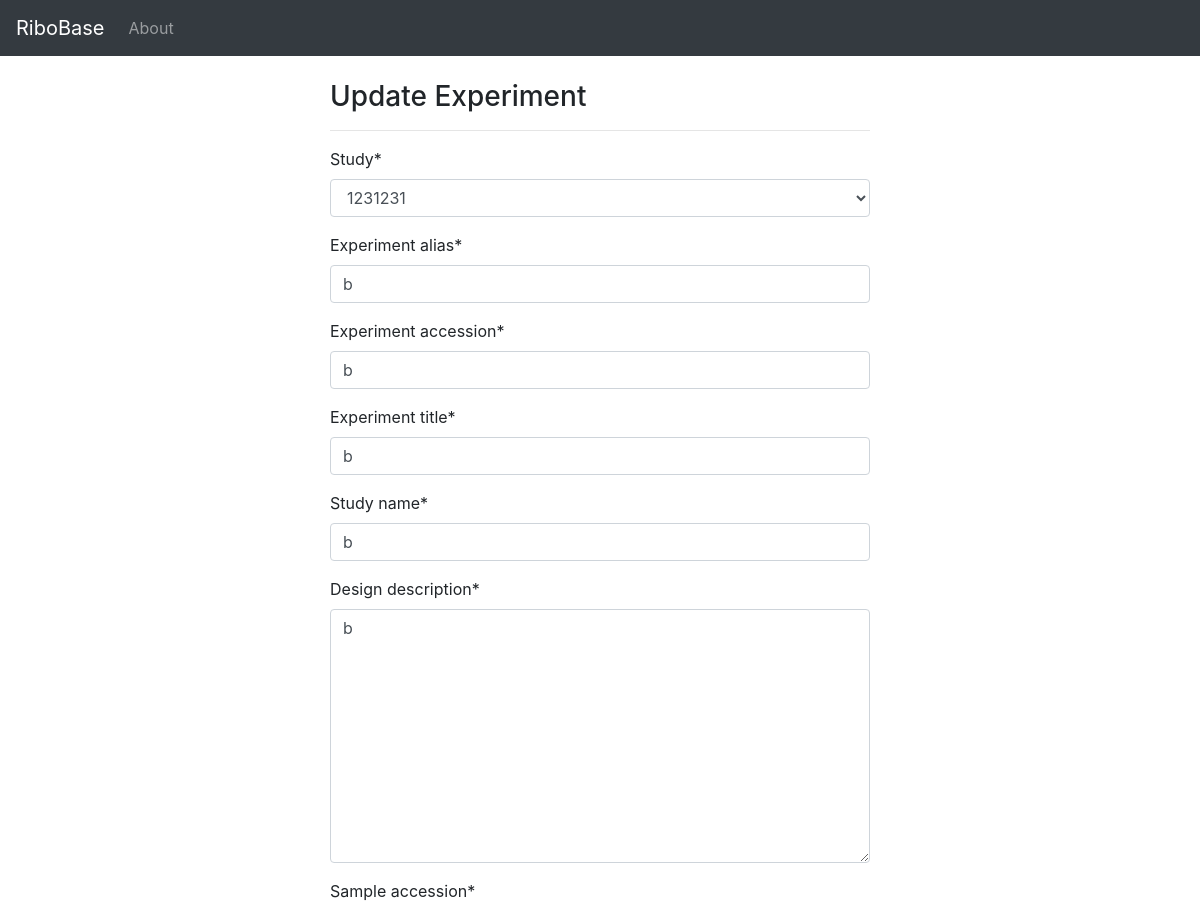
/UpdateExperiment/1 (upper part), run on an earlier commit of the app's database.
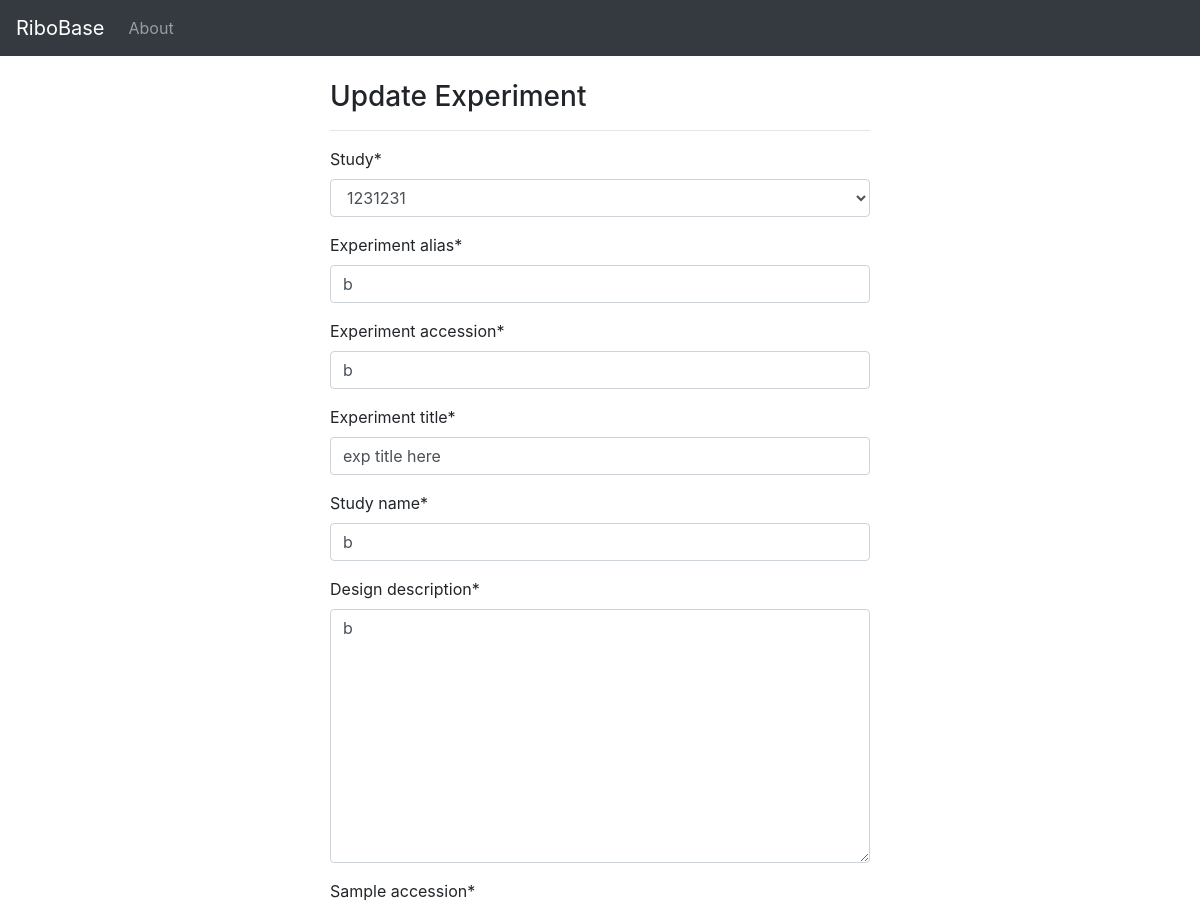
And on a later commit of the database.
### project/models.py (models this page shows, shortened)
class Experiment(models.Model):
    study = models.ForeignKey('Study',blank = False,on_delete = models.CASCADE)
    experiment_alias = models.CharField(max_length = 200,unique = True,blank = False)
    experiment_accession = models.CharField(max_length = 200,unique = True,blank = False)
    experiment_title = models.CharField(max_length = 200,blank = False)
    study_name = models.CharField(max_length = 200,blank = False)
    design_description = models.TextField(max_length = 200,blank = False)
    sample_accession = models.CharField(max_length = 200,blank = False)
    sample_attribute = models.TextField(max_length = 200,blank = False)
    library_strategy = models.CharField(max_length = 200,blank = False)
    library_layout = models.CharField(max_length = 200,blank = False)
    library_construction_protocol = models.TextField(max_length = 200,blank = False)
    platform = models.CharField(max_length = 200,blank = False)
    platform_parameters = models.CharField(max_length = 200,blank = False)
    xref_link = models.CharField(max_length = 200,blank = False)
    experiment_attribute = models.CharField(max_length = 200,blank = False)
    submission_accession = models.CharField(max_length = 200,blank = False)
    sradb_updated = models.CharField(max_length = 200,blank = False)
    organism = models.CharField(max_length = 200,blank = False)
    cell_line = models.CharField(max_length = 200,blank = False)
    create_date = models.DateTimeField(auto_now_add = True)

### project/views.py (the view)
# urls.py: path('UpdateExperiment/<int:id>',views.UpdateExperiment,name="UpdateExperiment"),
def UpdateExperiment(request,id):
    experiments = get_object_or_404(Experiment,id=id)
    form = AddExperimentForm(request.POST or None,instance = experiments)
    if form.is_valid():
        experiments = form.save(commit=False)
        experiments.save()
        messages.success(request,"The Experiment was successfully update.")
        return redirect("UpdateExperiment")
    return render(request,"Update.html",{"form":form})

### project/forms.py
class AddExperimentForm(forms.ModelForm):
    class Meta:
        model = Experiment
        fields = ["study","experiment_alias","experiment_accession","experiment_title","study_name","design_description","sample_accession","sample_attribute",
                  "library_strategy","library_layout","library_construction_protocol","platform","platform_parameters","xref_link",
                  "experiment_attribute","submission_accession","sradb_updated","organism","cell_line"]

### project/models.py (called while the page is built)
    def __str__(self):
        return self.geo_accession

### templates/Update.html (shortened to what this page needs)
{% extends "layout.html" %}
{% block body %}
{% load crispy_forms_tags %}
<br>
<div class="row">
    <div class="col-md-6 offset-md-3">
<h3>Update Experiment</h3>
<hr>
        <form method = "post">
            {{form|crispy}}
            <br>
        </form>
    </div>
  </div>
  <br><br><br><br>
{% endblock body %}

What changed in the data, as far as the page shows it:
changed Experiment: experiment_title "b" → "exp title here"
